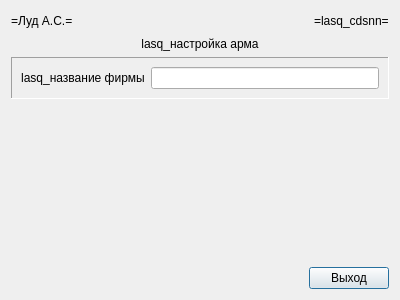
<?xml version="1.0" encoding="UTF-8"?>
<ui version="4.0">
 <class>lasq_cdsnn</class>
 <widget class="QDialog" name="lasq_cdsnn">
  <property name="windowModality">
   <enum>Qt::ApplicationModal</enum>
  </property>
  <property name="geometry">
   <rect>
    <x>0</x>
    <y>0</y>
    <width>400</width>
    <height>300</height>
   </rect>
  </property>
  <property name="windowTitle">
   <string>lasq_cdsnn</string>
  </property>
  <layout class="QVBoxLayout" name="verticalLayout">
   <item>
    <layout class="QHBoxLayout" name="horizontalLayout">
     <item>
      <widget class="QLabel" name="lasq_cdsnn_xxlas_l">
       <property name="text">
        <string>=Луд А.С.=</string>
       </property>
      </widget>
     </item>
     <item>
      <spacer name="horizontalSpacer">
       <property name="orientation">
        <enum>Qt::Horizontal</enum>
       </property>
       <property name="sizeHint" stdset="0">
        <size>
         <width>40</width>
         <height>20</height>
        </size>
       </property>
      </spacer>
     </item>
     <item>
      <widget class="QLabel" name="lasq_cdsnn_xxprg_l">
       <property name="text">
        <string>=lasq_cdsnn=</string>
       </property>
      </widget>
     </item>
    </layout>
   </item>
   <item>
    <widget class="QLabel" name="lasq_cdsnn_xxtitle_l">
     <property name="text">
      <string>lasq_настройка арма</string>
     </property>
     <property name="alignment">
      <set>Qt::AlignCenter</set>
     </property>
    </widget>
   </item>
   <item>
    <widget class="QFrame" name="lasq_cdsnn_1_b">
     <property name="frameShape">
      <enum>QFrame::Panel</enum>
     </property>
     <property name="frameShadow">
      <enum>QFrame::Sunken</enum>
     </property>
     <property name="lineWidth">
      <number>1</number>
     </property>
     <property name="midLineWidth">
      <number>1</number>
     </property>
     <layout class="QFormLayout" name="formLayout">
      <item row="0" column="0">
       <widget class="QLabel" name="lasq_cdsnn_firma_l">
        <property name="text">
         <string>lasq_название фирмы</string>
        </property>
        <property name="alignment">
         <set>Qt::AlignCenter</set>
        </property>
       </widget>
      </item>
      <item row="0" column="1">
       <widget class="QLineEdit" name="lasq_cdsnn_firma_e"/>
      </item>
     </layout>
    </widget>
   </item>
   <item>
    <spacer name="verticalSpacer_2">
     <property name="orientation">
      <enum>Qt::Vertical</enum>
     </property>
     <property name="sizeHint" stdset="0">
      <size>
       <width>20</width>
       <height>155</height>
      </size>
     </property>
    </spacer>
   </item>
   <item>
    <layout class="QHBoxLayout" name="horizontalLayout_2">
     <item>
      <spacer name="horizontalSpacer_2">
       <property name="orientation">
        <enum>Qt::Horizontal</enum>
       </property>
       <property name="sizeHint" stdset="0">
        <size>
         <width>40</width>
         <height>20</height>
        </size>
       </property>
      </spacer>
     </item>
     <item>
      <widget class="QPushButton" name="lasq_cdsnn_exit_c">
       <property name="text">
        <string>Выход</string>
       </property>
      </widget>
     </item>
    </layout>
   </item>
  </layout>
 </widget>
 <resources/>
 <connections/>
</ui>
